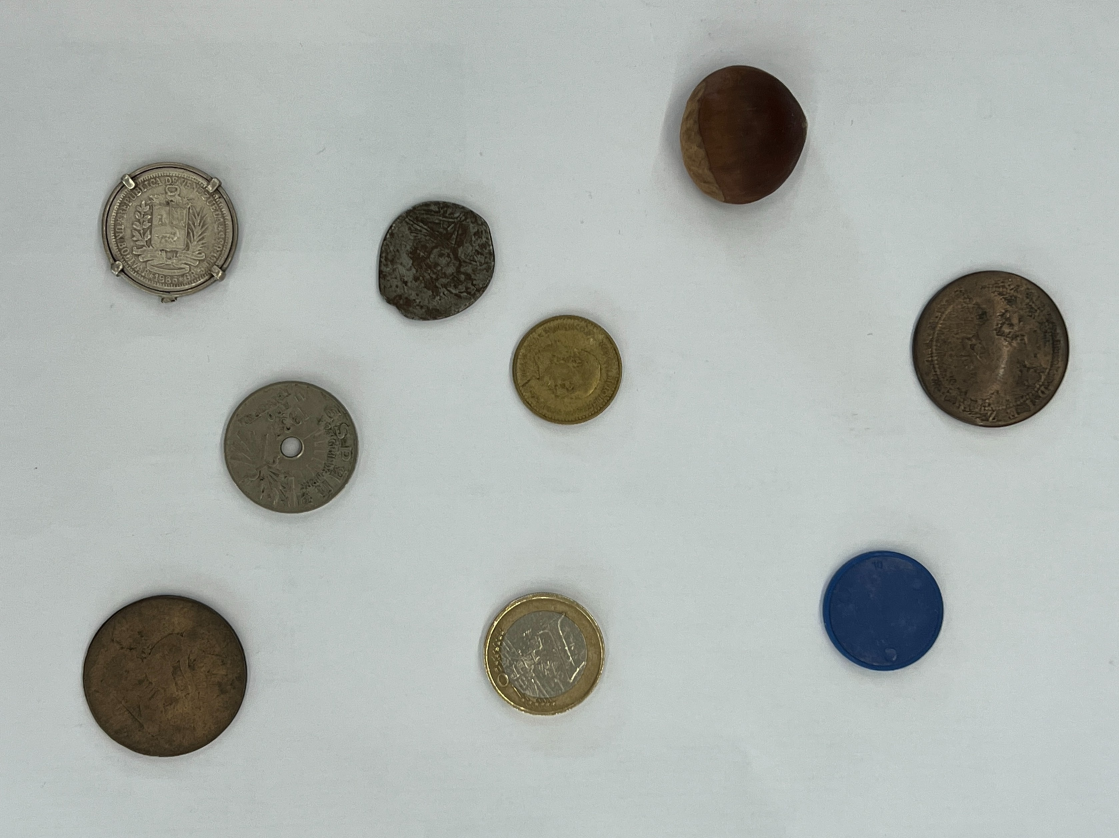
#> input picture Ejercicios/open_cv/fotos/IMG_6971.jpg, 3357 x 2514 px (shown at 1/3 size)
$ jupyter execute cv.ipynb
#> lines starting #> are read from the running program, lines starting #| are printed output that depends on the picture; after the words box and inside, x2 and y2 are one past the last pixel; in counts of white or black regions, pixels touching at a corner belong together
## Técnicas en Opencv

TAREAS:

1. Realiza distintas fotografías en clase y utilizando el detector de bordes Canny que nos facilita OpenCV prueba si se detectan correctamente los objetos. Prueba también con varios objetos como monedas, tornillos,... para probar si puedes contarlos. Puedes utilizar como ayuda el siguiente documento.

2. Haz una foto en clase con varios compañeros y prueba a detectar los rostros utilizando el clasificador Haar Cascade que está incorporado en OpenCV.

3. Ahora que ya eres capaz de detectar caras prueba con el Reconocimiento facial. Investiga qué tipo de clasificadores hay detrás de las 3 técnicas empleadas(Eigenfaces, Fisherfaces y Local Binary Patterns Histograms)

    Crea una carpeta "imagenes". Dentro de esta crea 4 carpetas con fotos. Dentro de cada una coloca al menos 8 imágenes con el rostro correspondiente.
    Crea un script entrena_caras.py que cree un dataset de entrenamiento: como Y una lista de identificadores (enteros) y como X una lista de fragmentos de las imágenes correspondientes a los rostros detectados por un clasificador en cascada. Crea un modelo (modelo=cv2.face.LBPHFaceRecognizer_create), entrénalo (modelo.train) y guarda el resultado (modelo.save)
    Crea un script detecta_caras.py que en un video detecte las caras entrenadas

### Ralphy Núñez Mercado

### Imports

[cell 1]
import cv2
import matplotlib.pyplot as plt
import numpy as np

## Parte 1

### Cargar la imagen

[cell 2]
imagePath = 'fotos/IMG_6971.jpg'

imagen = cv2.imread(imagePath)
#> imagen is the input picture: shape (2514, 3357, 3); mean B, G, R 171.6, 175.9, 170.7

### Quitar castaña y ficha azul

[cell 3]
hsv = cv2.cvtColor(imagen, cv2.COLOR_BGR2HSV)
#> hsv: shape (2514, 3357, 3); mean H, S, V 70.5, 22.2, 177.5

# Definir un rango para que cubra tonos de azul
azul_minimo = np.array([90, 50, 50])
azul_maximo = np.array([150, 255, 255])

# Crear una máscara que filtre solo los píxeles azules
mask = cv2.inRange(hsv, azul_minimo, azul_maximo)
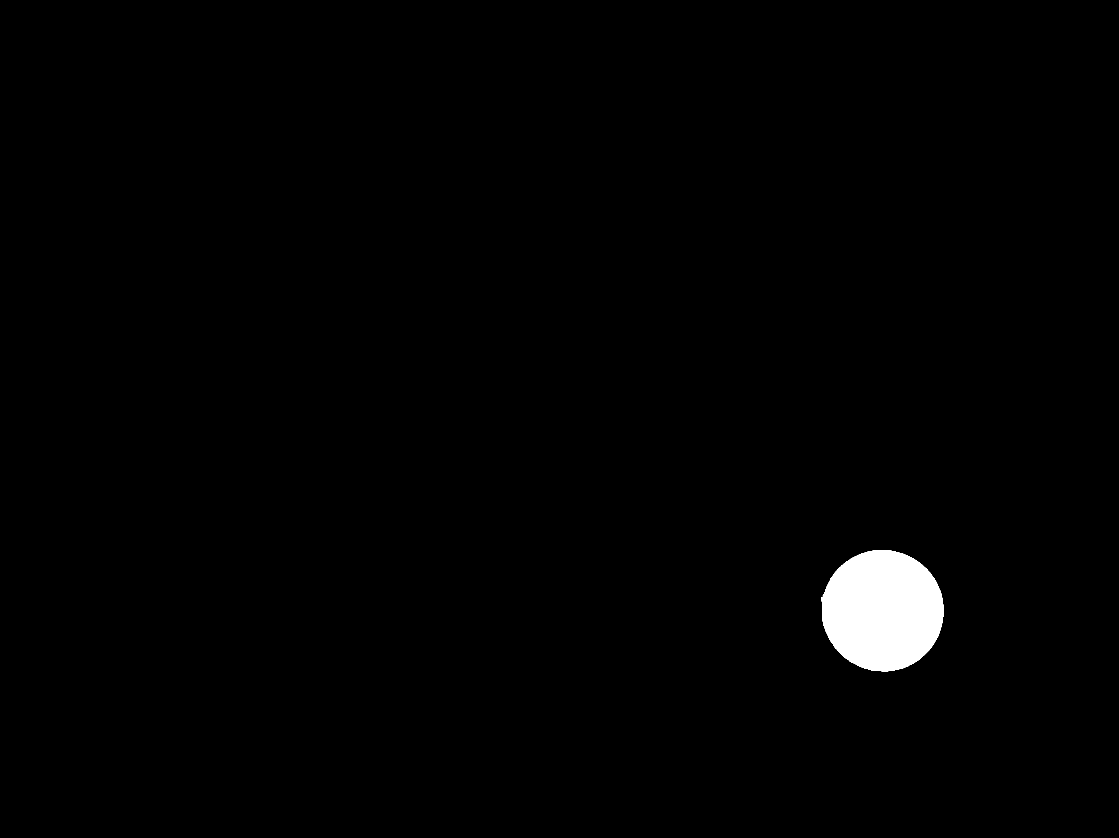
#> mask: shape (2514, 3357) (shown at 1/3 size); 1.2% white; 1 white region, box (x1, y1, x2, y2) and area: (2465, 1650, 2831, 2014) 104138

# Crear una imagen de color blanco
imagen_blanca = np.ones_like(imagen) * 255  # Una imagen completamente blanca

# Reemplazar los píxeles azules por blanco
result = cv2.bitwise_and(imagen_blanca, imagen_blanca, mask=mask)
#> imagen_blanca: shape (2514, 3357, 3); every value is 255
imagen_sin_azul = cv2.bitwise_or(result, cv2.bitwise_and(imagen, imagen, mask=cv2.bitwise_not(mask)))  # Resto de la imagen permanece igual

### Redimensionar la imagen

[cell 4]
imagen_redimensionada = cv2.resize(imagen_sin_azul, (500, 500))

### Cambiamos el brillo y el constraste

[cell 5]
imagen_brillo_contraste = cv2.convertScaleAbs(imagen_redimensionada, alpha=1.5, beta=50)

### Finalmente pasamos la imagen a escala de grises

[cell 6]
imagen_gris = cv2.cvtColor(imagen_brillo_contraste, cv2.COLOR_BGR2GRAY)

### Filtro Guassiano para eliminar el ruido en la imagen

[cell 7]
gaussiana = cv2.GaussianBlur(imagen_gris, (9,9), 0)

Hacemos esto para que a opencv le sea mas facil distinguir los bordes.

### Detectamos los bordes con Canny

[cell 8]
canny = cv2.Canny(gaussiana, 50, 150, L2gradient = True, apertureSize = 3)
#> canny: shape (500, 500); 0.87% white in thin lines or dots, all inside (x1, y1, x2, y2) = (36, 39, 479, 452)

### Redimensionar la imagenes para mostrarlas de una manera más nitida

[cell 9]
imagen = cv2.resize(imagen, (1080, 720))
#> imagen: shape (720, 1080, 3)
imagen_brillo_contraste = cv2.resize(imagen_brillo_contraste, (1080, 720))
#> imagen_brillo_contraste: shape (720, 1080, 3)
imagen_gris = cv2.resize(imagen_gris, (1080, 720))
#> imagen_gris: shape (720, 1080)
gaussiana = cv2.resize(gaussiana, (1080, 720))
#> gaussiana: shape (720, 1080)
canny = cv2.resize(canny, (1080, 720))
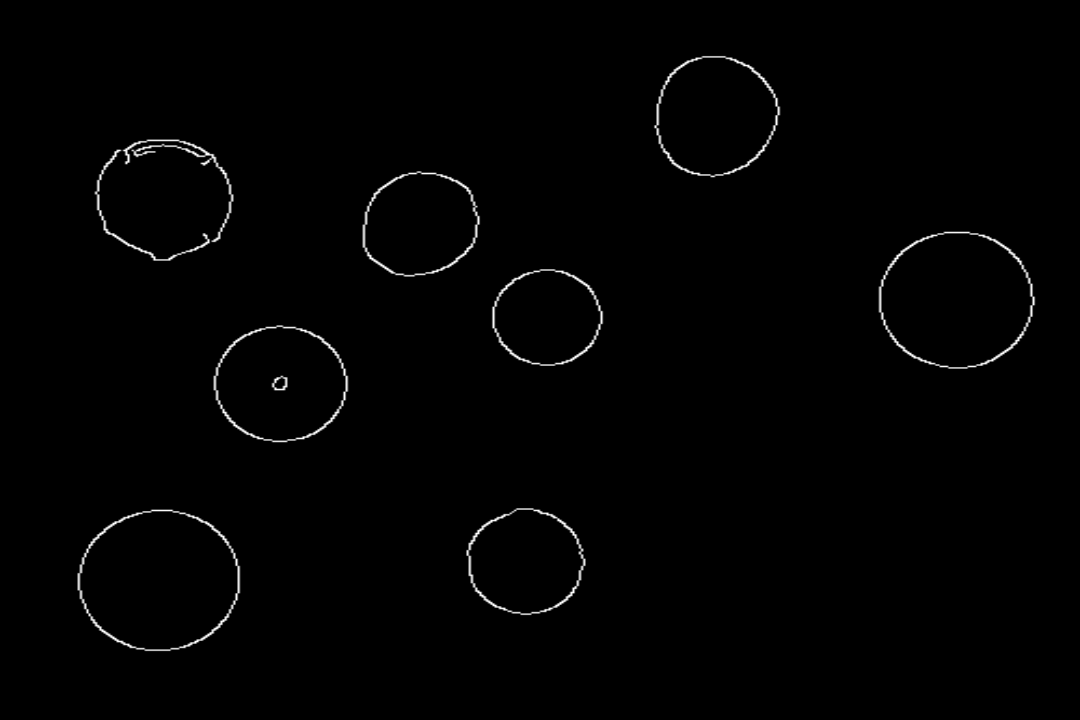
#> canny: shape (720, 1080); min 0, max 255, mean 2.2

### Mostrar el proceso por el que va pasando la imagen original hasta obtener los bordes de las monedas

[cell 10]
cv2.imshow("orignal", imagen)
cv2.waitKey(0)
cv2.imshow("imagen cambiando el brillo y el contraste", imagen_brillo_contraste)
cv2.waitKey(0)
cv2.imshow("gris", imagen_gris)
cv2.waitKey(0)
cv2.imshow("suavizado", gaussiana)
cv2.waitKey(0)
cv2.imshow("canny", canny)
cv2.waitKey(0)

### Buscamos los contornos

[cell 11]
(contornos,_) = cv2.findContours(canny.copy(), cv2.RETR_EXTERNAL, cv2.CHAIN_APPROX_SIMPLE)
#> contornos = 8 contours; box (x1, y1, x2, y2) and area: (77, 509, 241, 652) 18300, (878, 231, 1036, 369) 16974, (94, 139, 234, 261) 12993, (213, 325, 349, 443) 12372, (653, 55, 781, 178) 11869, (465, 508, 586, 616) 9856, (362, 171, 481, 277) 9807, (491, 269, 604, 366) 8466

### Mostramos el número de monedas por consola

[cell 12]
print("He encontrado {} objetos".format(len(contornos)))
#| He encontrado 8 objetos

cv2.drawContours(imagen,contornos,-1,(0,0,255), 2)
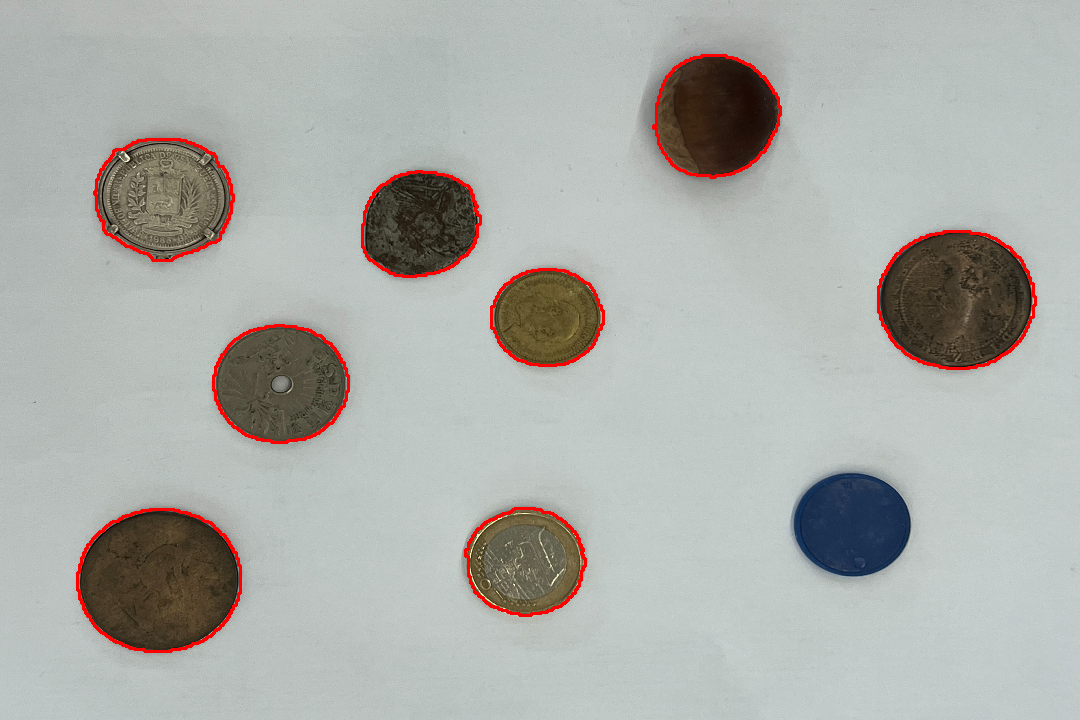
#> imagen: shape (720, 1080, 3); mean B, G, R 169.5, 173.7, 172.2
cv2.imshow("contornos", imagen)
cv2.waitKey(0)

## Parte 2

Paso 1: importar el paquete OpenCV

[cell 13]
imagePath = 'fotos/IMG_6916.jpg'

Paso 2: leer la imagen

[cell 14]
img = cv2.imread(imagePath)
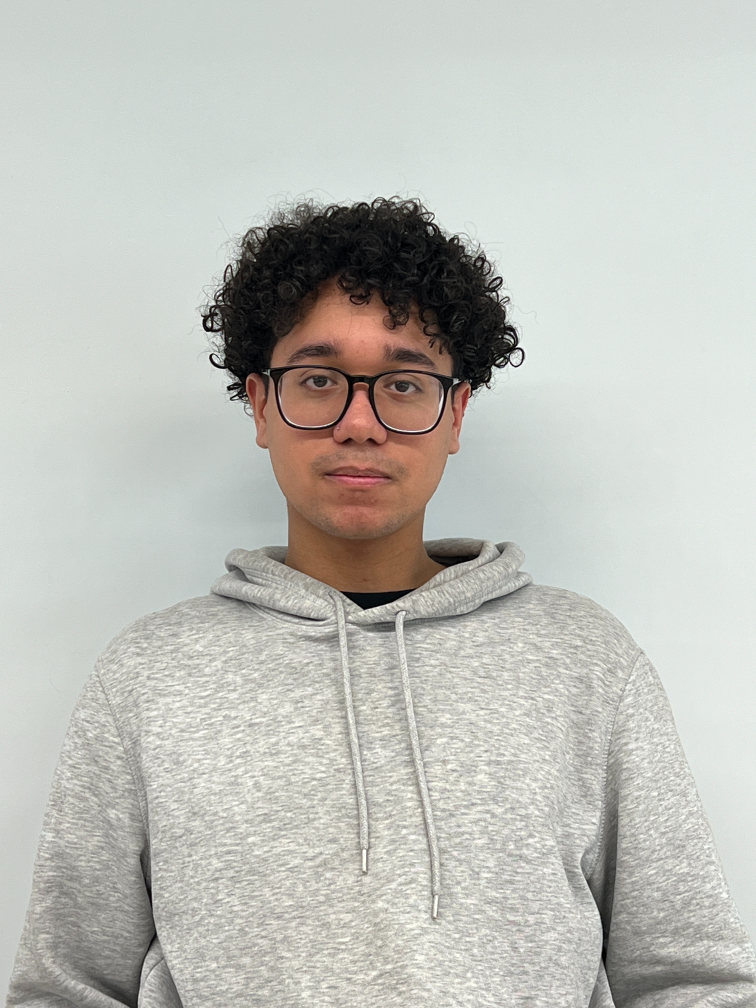
#> input picture Ejercicios/open_cv/fotos/IMG_6916.jpg, 3024 x 4032 px (shown at 1/4 size)
#> img is the input picture: shape (4032, 3024, 3); mean B, G, R 186.2, 192.1, 191.5

img.shape
#> Out = (4032, 3024, 3)

Paso 3: convertir la imagen a escala de grises

[cell 15]
gray_image = cv2.cvtColor(img, cv2.COLOR_BGR2GRAY)
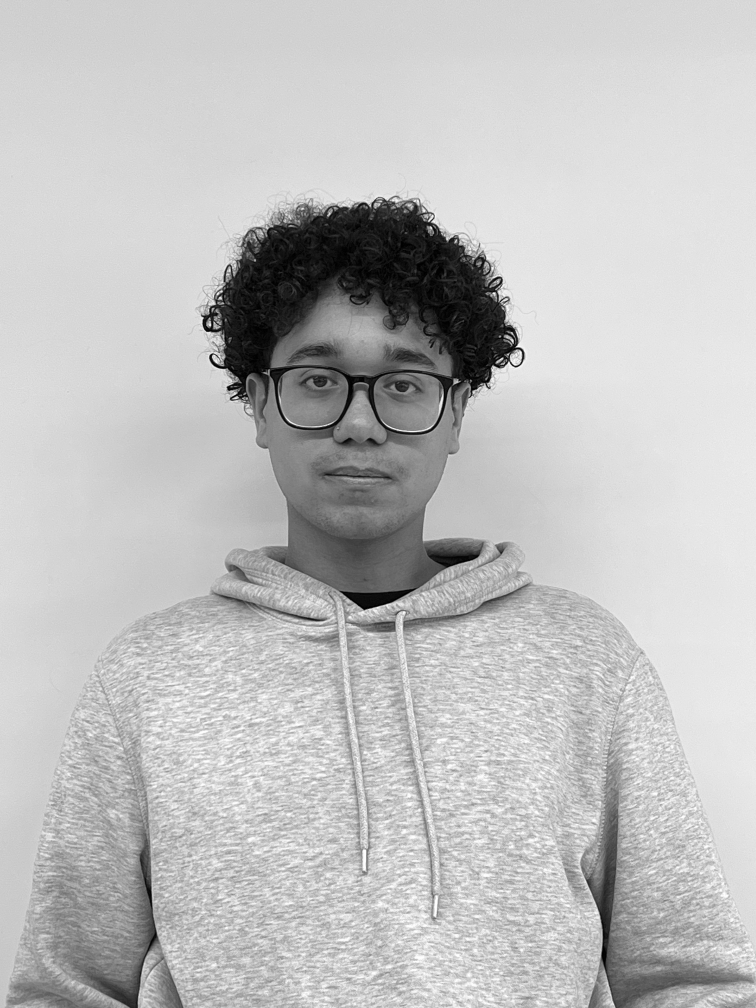
#> gray_image: shape (4032, 3024) (shown at 1/4 size); min 0, max 255, mean 191.3

Paso 4: cargar el clasificador

[cell 16]
face_classifier = cv2.CascadeClassifier(
    cv2.data.haarcascades + "haarcascade_frontalface_default.xml"
)

Paso 5: realizar la detección facial

[cell 17]
face = face_classifier.detectMultiScale(
    gray_image, scaleFactor=1.1, minNeighbors=5, minSize=(40, 40)
)
#> face = [[2277, 3390, 59, 59], [2365, 3477, 56, 56], [682, 3864, 157, 157], [898, 1088, 1050, 1050]]

Paso 6: dibujar un cuadro delimitador

[cell 18]
for (x, y, w, h) in face:
    cv2.rectangle(img, (x, y), (x + w, y + h), (0, 255, 0), 12)
#> this loop made 4 passes

Paso 7: visualizar la imagen

[cell 19]
img_rgb = cv2.cvtColor(img, cv2.COLOR_BGR2RGB)

visualizar la imagen

[cell 20]
plt.figure(figsize=(20,10))
plt.imshow(img_rgb)
plt.axis('off')

Como podemos ver en en la primera imagen tiene falsos positivos, para ellos cambiamose el número de vecinos, en este caso, los aumentamos a 6.

[cell 21]
img = cv2.imread(imagePath)

gray_image = cv2.cvtColor(img, cv2.COLOR_BGR2GRAY)

face_classifier = cv2.CascadeClassifier(
    cv2.data.haarcascades + "haarcascade_frontalface_default.xml"
)

face = face_classifier.detectMultiScale(
    gray_image, scaleFactor=1.1, minNeighbors=6, minSize=(40, 40)
)
#> face = [[898, 1088, 1050, 1050]]
for (x, y, w, h) in face:
    cv2.rectangle(img, (x, y), (x + w, y + h), (0, 255, 0), 12)
#> this loop made 1 pass

img_rgb = cv2.cvtColor(img, cv2.COLOR_BGR2RGB)

plt.figure(figsize=(20,10))
plt.imshow(img_rgb)
plt.axis('off')
